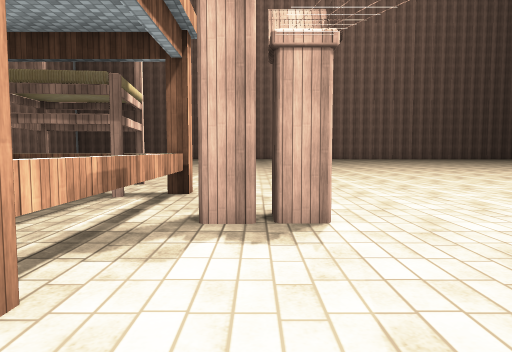
[1] (above)

24 first-person views from a walk through a 3-D level made in the Unity game engine. The camera is 1.4 m above the floor, tilts 4° down and sees 70° across. The floor is counted in squares, 2 m on a side. Each view is taken from the middle of a square. On the plan, view 1 faces up. The plan holds only what a view shows up to about 11 squares ahead; the rest is blank. The place goes on beyond the plan. Some surface patterns are stand-ins.

[2]
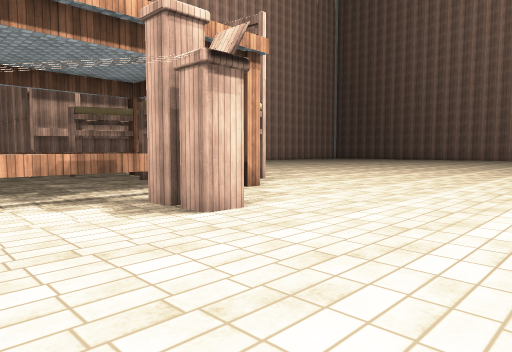

[3]
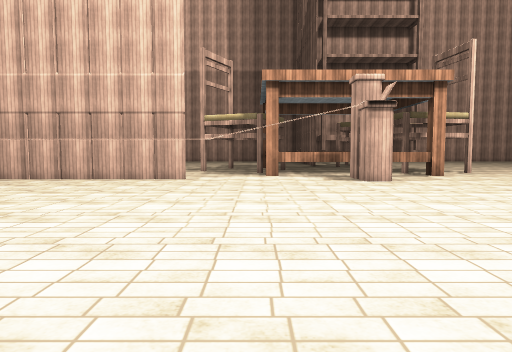

[4]
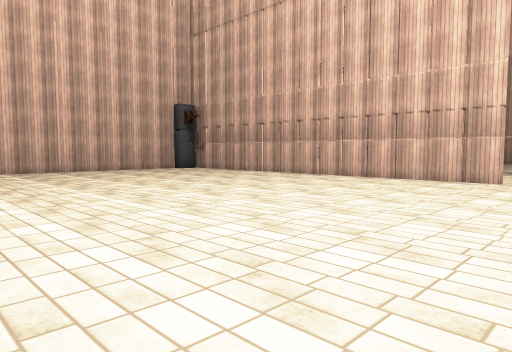

[5]
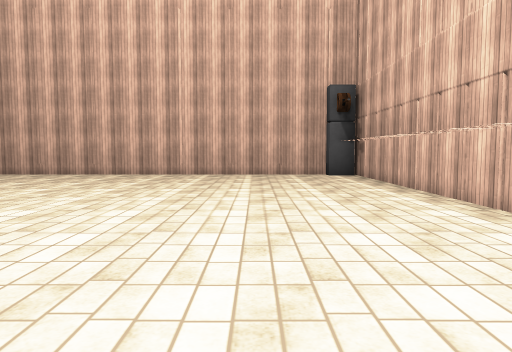

[6]
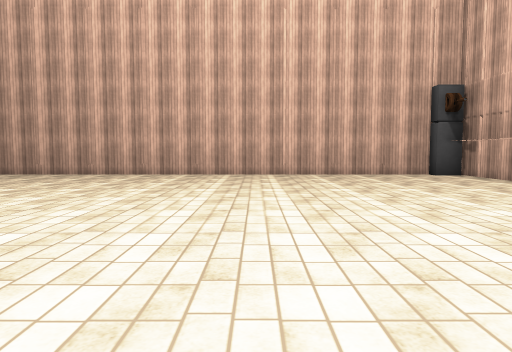

[7]
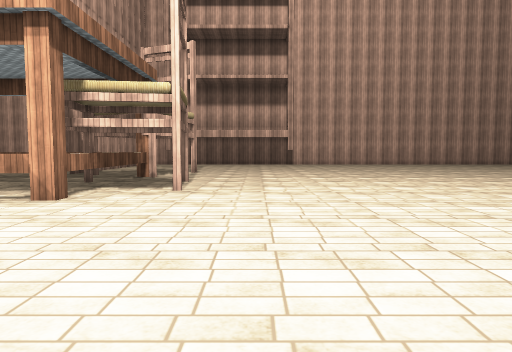

[8]
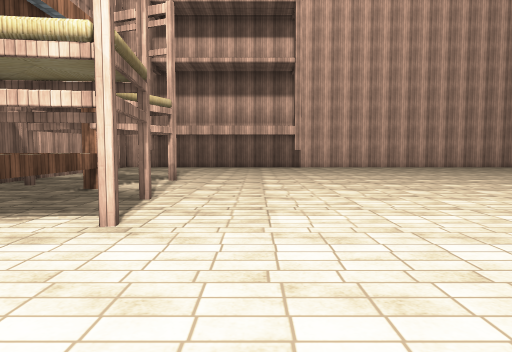

[9]
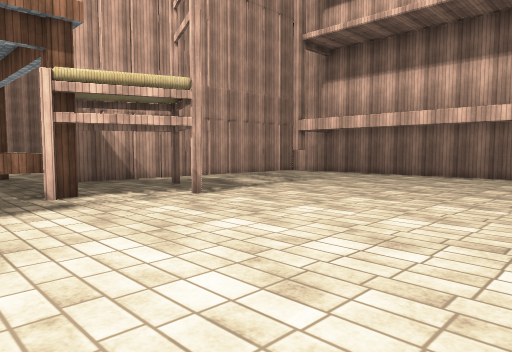

[10]
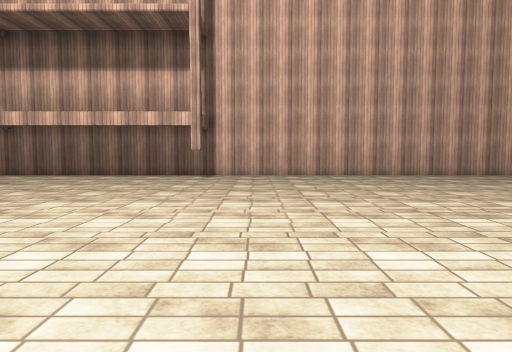

[11]
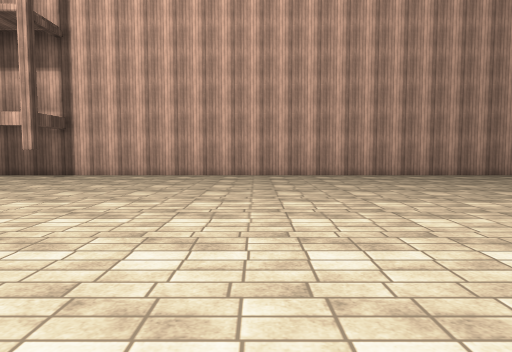

[12]
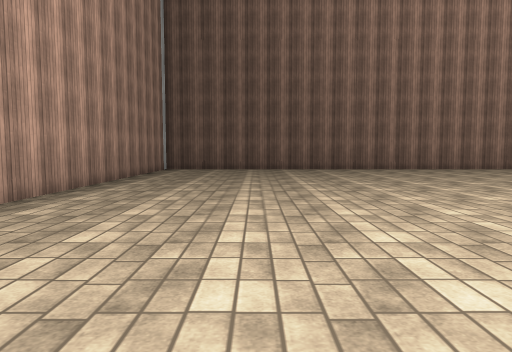

[13]
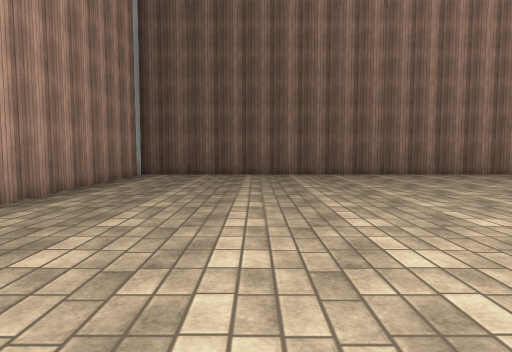

[14]
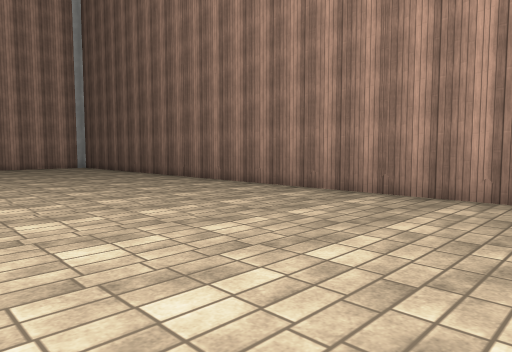

[15]
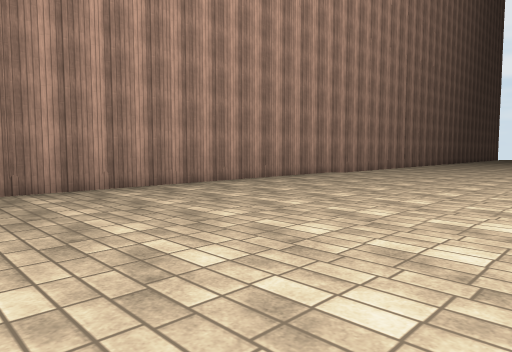

[16]
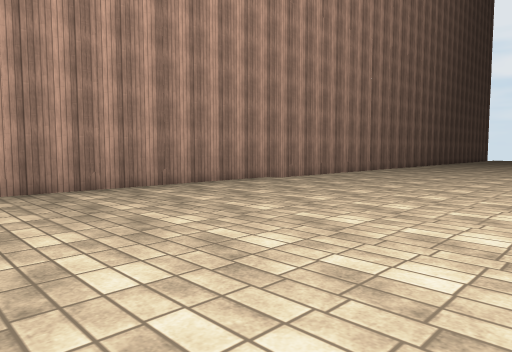

[17]
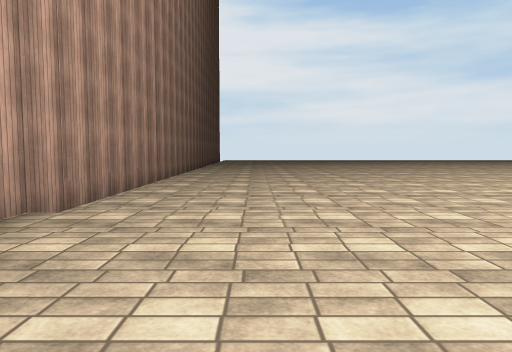

[18]
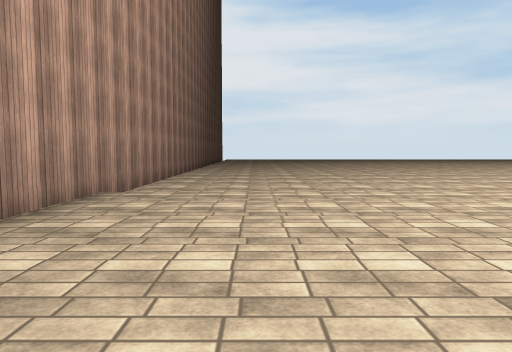

[19]
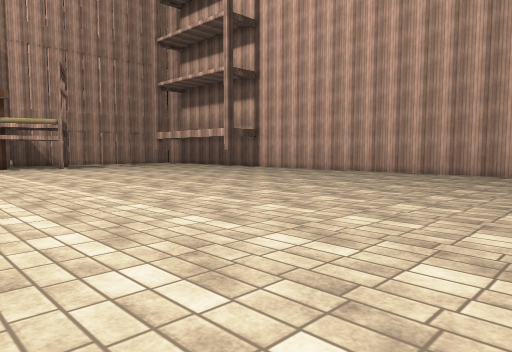

[20]
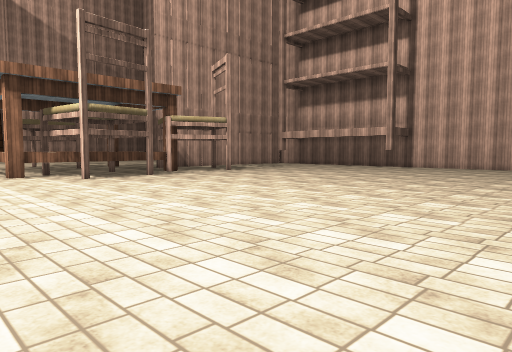

[21]
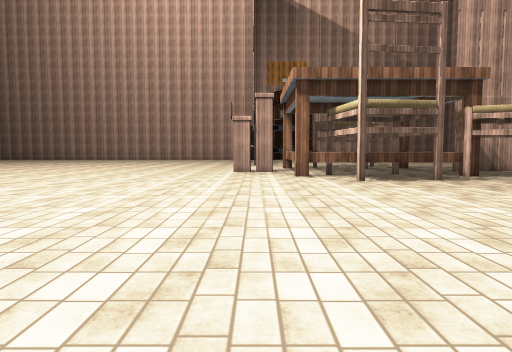

[22]
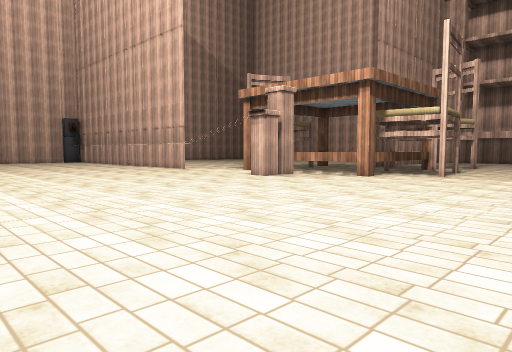

[23]
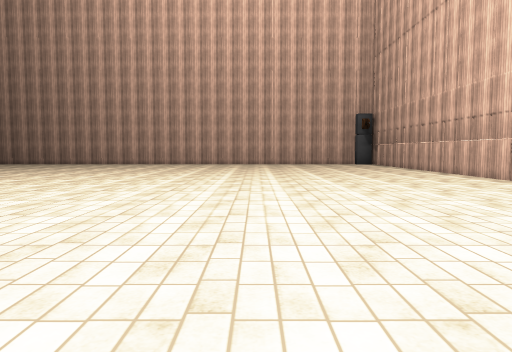

[24]
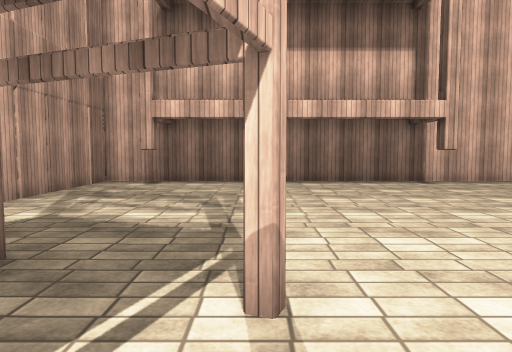

### Floor plan
Key: @ floor where view 1 was taken; # wall or solid block; . floor; ^ raised ledge; O other object.
Columns run from 15 left of view 1 to 11 right of it. Each row starts with its distance up from view 1.
 30 ###########################
 29 #..........................
 28 #..........................
 27 #..........................
 26 #..........................
 25 #..........................
 24 #.......... ...............
 23 #.........  .......  ......
 22 #............          ....
 21 #............           ...
 20 #............
 19 #............
 18 #...........
 17 #........... ....
 16 #................
 15 #................
 14 #.................
 13 #.................
 12 #..................
 11 #.#.....................
 10 #.......................
  9 #.......................
  8 #............#..........
  7 #......#...............
  6 #........#^^^^.........
  5 #.#......^..............
  4 #########^.....O........
  3         .^...............
  2         .# ...#...........
  1         ..    ............
  0         ..   ..@...........
 -1              ..#...........
 -2                #...........
 -3                #...........
 -4                #...........
 -5                #.........
 -6                #..........
 -7                #..........
 -8                #...........
 -9                #...........
-10                #...........
-11                #O..........
-12                ############

Positions as (right, up) in squares from view 1, and headings:
1: (0, 0), facing up
2: (4, 1), facing up-left
3: (9, 1), facing left
4: (9, 1), facing down-left
5: (3, -1), facing down
6: (6, -1), facing down
7: (4, 9), facing left
8: (1, 9), facing left
9: (-4, 12), facing down-left
10: (-4, 12), facing left
11: (-4, 16), facing left
12: (-11, 16), facing up
13: (-11, 19), facing up
14: (1, 24), facing up-left
15: (-3, 23), facing up-right
16: (0, 23), facing up-right
17: (3, 27), facing right
18: (1, 27), facing right
19: (-3, 22), facing down-left
20: (1, 17), facing down-left
21: (0, 16), facing down
22: (8, 11), facing down-left
23: (6, 7), facing down
24: (-6, 7), facing left
